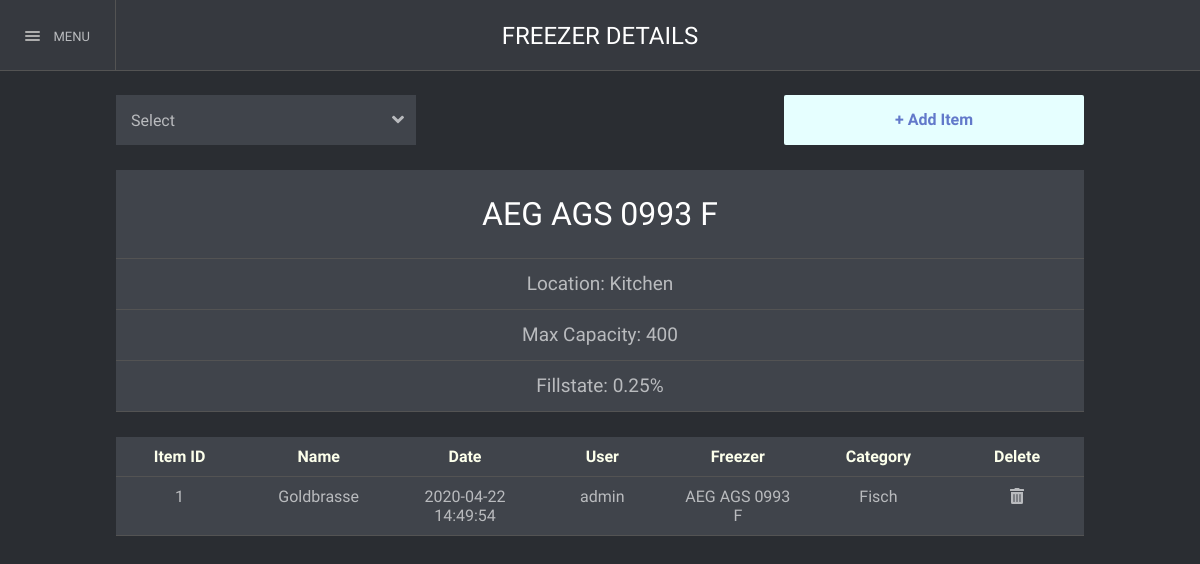
The app's page /Freezer.php?freezer=1 (signed in), older data.
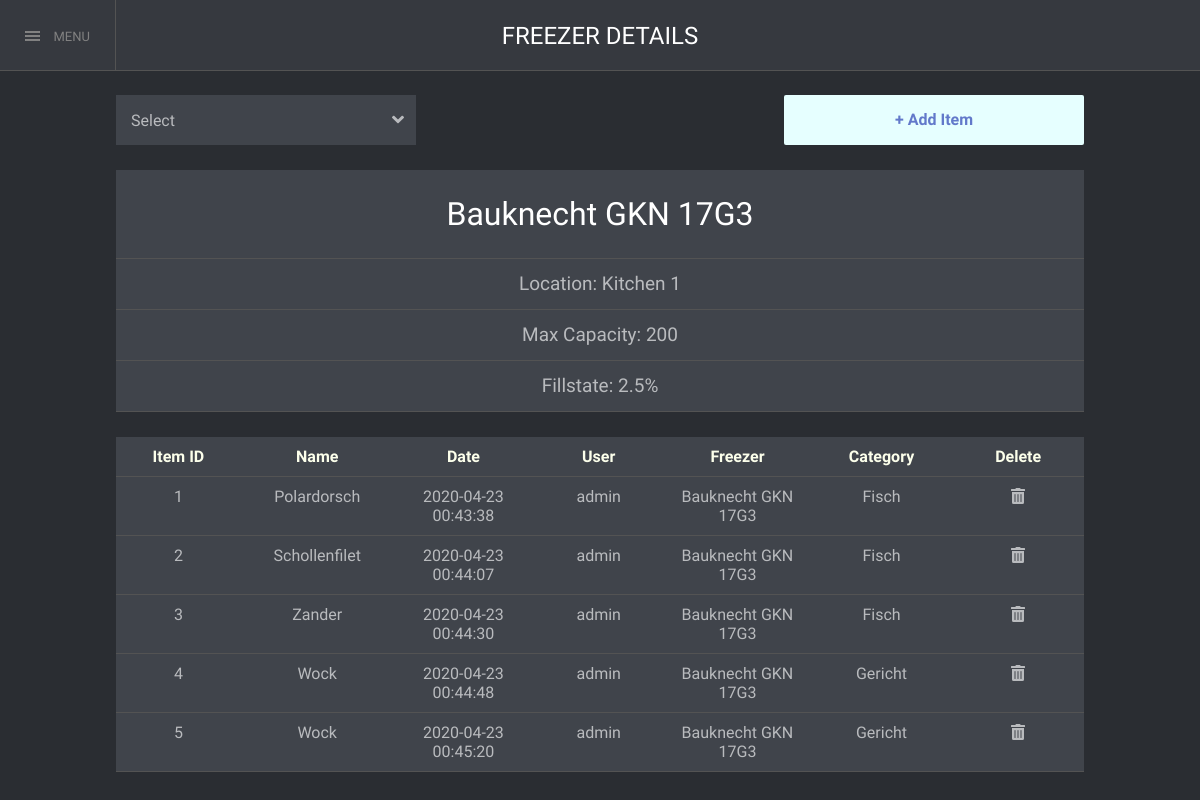
The same page, newer data.
### tables this page shows
CREATE TABLE `freezer` (
  `frz_id` int(11) NOT NULL AUTO_INCREMENT,
  `location` varchar(45) DEFAULT NULL,
  `model` varchar(45) DEFAULT NULL,
  `capacity` int(11) NOT NULL,
  `brand` varchar(45) DEFAULT NULL,
  `status` int(11) unsigned NOT NULL DEFAULT 0,
  PRIMARY KEY (`frz_id`)
);

CREATE TABLE `contents` (
  `item_id` int(11) NOT NULL AUTO_INCREMENT,
  `name` varchar(45) DEFAULT NULL,
  `notes` varchar(1000) DEFAULT NULL,
  `date` datetime DEFAULT NULL,
  `user` varchar(45) DEFAULT NULL,
  `type` varchar(45) DEFAULT NULL,
  `location` varchar(256) DEFAULT NULL,
  PRIMARY KEY (`item_id`)
);

### freezer.php (the view, shortened to what this page needs)
<?php
    include "config.php";
    $location = "";
    $brand = "Please select a freezer!";
    $model = "";
    $cap = "";
    $fill = "";
    $warn = "";
 ?>
<!DOCTYPE HTML>
<html>
<head>
    <link rel="stylesheet" type="text/css" href="style/style.css" />
    <link rel="stylesheet" href="https://cdnjs.cloudflare.com/ajax/libs/font-awesome/5.12.1/css/font-awesome.min.css">
</head>
<body>
    <div class="page-wrapper" id="page-wrapper">
        <div id="content-wrapper">
            <header id="header">
                <div class="header-main">
                   <div class="box-left">
                    <div class="btn_menu" onclick="openNav()">
                        <div class="menu-ico">
                            <div class="bar"></div>
                            <div class="bar"></div>
                            <div class="bar"></div>
                        </div>
                        <span>MENU</span>
                    </div>
                  </div>
                  <div class="box-right">
                     FREEZER DETAILS
                  </div>
                </div>
            </header>
            <div id=content>
            <div class="table-wrapper">
                <form method="get" action="<?php echo $_SERVER['PHP_SELF'];?>">
                <select name="freezer" class="ddown" required="pleb" onchange="this.form.submit()">
                        <option value="" class="option">Select</option>
                </select>
                    <div class="add-right-btn" onclick="window.location='insert';">+ Add Item</div>
                </form>
                <?php
                $FrzID = $_GET['freezer'];
                $query = "SELECT * FROM freezer WHERE freezer.frz_id = '$FrzID'";
                            $result = $link -> query($query);
                            if($result -> num_rows == 0)
                            {
                                echo "Freezer not found!";
                            }
                            else
                            {
                                while ($row = $result -> fetch_assoc()){
                                    $location = $row['location'];
                                    $brand = $row['brand'];
                                    $model = $row['model'];
                                    $cap = $row['capacity'];
                                    $status = $row['status'];
                                    $fill = $status / $cap;
                                    $fill = $fill * 100;
                                    if($fill > 100)
                                    {
                                        $warn = "This Freezer is Overfilled!";
                                    }
                                    else
                                    {
                                        $warn = "";
                                    }
                                }
                            }
                ?>
                <div class="details">
                    <span class="title" style="border-bottom: 1px solid #535353; padding: 25px 0px 25px 0px;
"><?php echo $brand;?> <?php echo $model;?></span>
                    <div class="properties">Location: <?php echo $location?> </div>
                    <div class="properties">Max Capacity: <?php echo $cap?></div>
                    <div class="properties">Fillstate: <?php echo $fill?>% <?php echo $warn?></div>
                </div>
                <table id="table">
                    <tr>
                        <th>Item ID</th>
                        <th>Name</th>
                        <th>Date</th>
                        <th>User</th>
                        <th>Freezer</th>
                        <th>Category</th>
                        <th>Delete</th>
                    </tr>
                    <?php
                        $query = "SELECT contents.item_id, contents.name, contents.date, contents.location, contents.user, contents.type
                        FROM contents INNER JOIN userdata ON contents.user=userdata.username WHERE contents.location = '$FrzID'";
                        $result = $link-> query($query);
                        if($result->num_rows == 0){
                            echo "<tr><td colspan = '7'>Freezer is empty</td></tr>";
                        }
                        else{
                            while($row = $result -> fetch_assoc()){
                          $query2 = "SELECT * FROM freezer WHERE freezer.frz_id = '$row[location]'";
                                $result2 = $link -> query($query2);
                                if($result2 -> num_rows == 0)
                                {
                                    echo "Freezer not found!";
                                }
                                else
                                {
                                while ($row2 = $result2 -> fetch_assoc()){
                                    $brand = $row2['brand'];
                                    $model = $row2['model'];
                                }
                                echo "<tr class=\"tablebtn\" data-href=\"content_details.php?id=".$row['item_id']."\"><td>".$row['item_id']."</td><td>". $row['name'] ."</td><td>".$row['date']."</td><td>". $row['user'] ."</td><td>".$brand.' '.$model."</td><td>". $row['type'] ."</td><td><a href=\"rmitem.php?id=".$row['item_id']."\"><i class=\"fas fa-trash-alt\"></i></a></td></tr>";
                            }
                        }
                        }
                    ?>
                </table>
            </div>
        </div>
    </div>
    </div>
</body>

### style/style.css (style rules this page uses)
* { margin: 0; padding: 0; border: 0; outline: 0; font-size: 100%; vertical-align: baseline; text-decoration: none !important; font-family: 'Source Sans Pro', sans-serif; user-select: none; }
*::before { box-sizing: inherit; }
*::after { box-sizing: inherit; }
html { min-height: 100%; max-width: 100%; overflow: hidden; font-family: 'Source Sans Pro', sans-serif; color: #b9bbbe; }
body { top: 0; left: 0; background-color: #2a2d32; text-rendering: optimizeLegibility; }
.page-wrapper { position: relative; width: 100vw; min-height: 100%; background: #2a2d32; background-color: #2a2d32; z-index: 2; transition: -webkit-transform 0.40s ease-in-out; transition: transform 0.40s ease-in-out; animation: fadeIn .25s ease-out forwards; overflow-y: auto; }
#header { position: fixed; top: 0; left: 0; width: 100%; height: 70px; line-height: 73px; font-size: 13px; font-weight: 400; background-color: #36393f; z-index: 2; transition: margin-left .3s ease-in-out; }
#header .header-main { position: relative; display: flex; height: 70px; border-bottom: 1px solid #535353; }
.btn_menu { min-width: 115px; height: 70px; border-right: 1px solid #535353; cursor: pointer; overflow: hidden; transition: all 0.3s ease-in-out; text-align: center; z-index: 0; }
.btn_menu .menu-ico { margin-right: 10px; vertical-align: middle; }
.menu-ico { position: relative; display: inline-block; width: 15px; height: 13px; }
.menu-ico .bar { position: absolute; width: 100%; height: 2px; background: #ADADAD; border-radius: 2px; overflow: hidden; }
.menu-ico .bar::after { content: ''; display: block; width: 100%; height: 100%; background: #818181; position: absolute; top: 0; left: 100%; z-index: 1; transition: 0.3s ease-in-out; }
.menu-ico .bar:nth-child(1) { top: 0; }
.menu-ico .bar:nth-child(1)::after { transition-delay: 0.1s; }
.menu-ico .bar:nth-child(2) { top: 4px; }
.menu-ico .bar:nth-child(2)::after { transition-delay: 0.2s; }
.menu-ico .bar:nth-child(3) { top: 8px; }
.menu-ico .bar:nth-child(3)::after { transition-delay: 0.3s; }
.box-right { display: flex; justify-content: center; margin-right: 116px; flex: 1; font-family: 'Raleway', sans-serif; font-size: 24px; color: #FFF; font-weight: 200; -webkit-user-select: none; -moz-user-select: none; -ms-user-select: none; user-select: none; text-align: center; }
#content-wrapper { display:flex; transition: all .40s ease-in-out; z-index: 300; transform: translateX(0px); visibility: visible; padding-top: 70px; }
#content-wrapper::before { content: ''; display: flex; position: absolute; top: 0; left: 0; width: 100%; height: 100%; background-color: rgba(0,0,0,0.5); z-index: 300; opacity: 0; visibility: hidden; transition: all 0.40s ease-in-out; }
#content { z-index: 0; transition: all 0.40s ease-in-out; height: calc(100vh - 70px); width: 100vw; }
.title { font-family: 'Raleway', sans-serif; text-align: center; display: block; font-size: 32px; color: #FFF; font-weight: 200; padding-bottom: 5px; -webkit-user-select: none; -moz-user-select: none; -ms-user-select: none; user-select: none; }
.ddown { align-content: center; padding: 15px; min-height: 50px; min-width: 300px; margin: 25px 116px 25px 116px; transition: all .25s; color:#b9bbbe; cursor: pointer; -webkit-appearance: none; -moz-appearance: none; appearance: none; background: #40444b url(angle-down-solid.svg) 96% / 4% no-repeat; }
.option { background-color: #40444b; color:#b9bbbe; }
.details { margin: 0px 116px 0px 116px; background-color: #40444b; }
.add-right-btn { float: right; margin: 25px 116px 25px 116px; cursor: pointer; font-weight: bold; color: #6279CA; border-radius: 2px; height: 50px; width: 300px; text-align: center; line-height: 50px; background: #e6ffff; transition: all 0.2s ease-in-out; }
.properties { border-bottom: 1px solid #535353; height: 50px; font-size: 19px; line-height: 50px; text-align: center; }
table { border-collapse: collapse; border-spacing: 0; background-color: transparent; padding: 0px !important; transition: all .25s; width: calc(100vw-232px); margin: 25px 116px 25px 116px; }
tr { background-color: #40444b; transition: background-color .25s; }
table, th, td { padding: 10px; text-align: center; font-size: 16px; border-bottom: 1px solid #535353; }
tr:not(:last-child) { border-bottom: 1px solid #535353; }
th { width: 15vw; cursor: pointer; transition: all .2s ease-out; background-color: #40444b;; font-weight: 600; color: #FCFFEB; }
.fa-trash-alt { color: #b9bbbe; }

Row changes from the older to the newer data that the page shows:
changed freezer: brand "AEG" → "Bauknecht"; model "AGS 0993 F" → "GKN 17G3"; location "Kitchen" → "Kitchen 1"; capacity "400" → "200"
changed contents id 1: name "Goldbrasse" → "Polardorsch"; date "2020-04-22 14:49:54" → "2020-04-23 00:43:38"; freezer.brand "AEG" → "Bauknecht"; freezer.model "AGS 0993 F" → "GKN 17G3"
now on this page (row edited): contents: item_id "2", name "Schollenfilet", date "2020-04-23 00:44:07", user "admin", freezer.brand "Bauknecht", freezer.model "GKN 17G3", type "Fisch"
added contents: item_id "3", name "Zander", date "2020-04-23 00:44:30", user "admin", freezer.brand "Bauknecht", freezer.model "GKN 17G3", type "Fisch"
now on this page (row edited): contents: item_id "4", name "Wock", date "2020-04-23 00:44:48", user "admin", freezer.brand "Bauknecht", freezer.model "GKN 17G3", type "Gericht"
added contents: item_id "5", name "Wock", date "2020-04-23 00:45:20", user "admin", freezer.brand "Bauknecht", freezer.model "GKN 17G3", type "Gericht"
Text that changed along with them:
$fill: "0.25" → "2.5"
